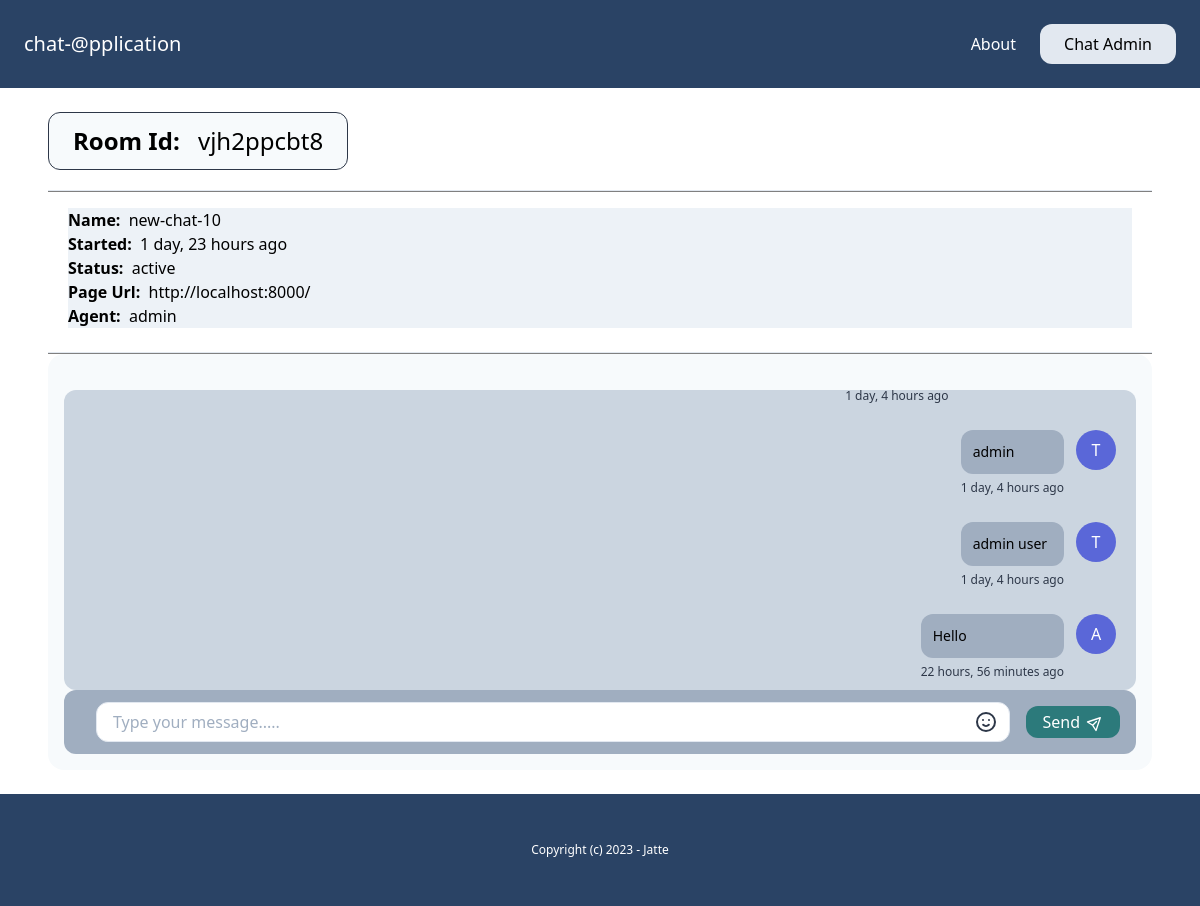
The page /admin-dashboard/room_details/vjh2ppcbt8/ (signed in) on the database as committed earlier.
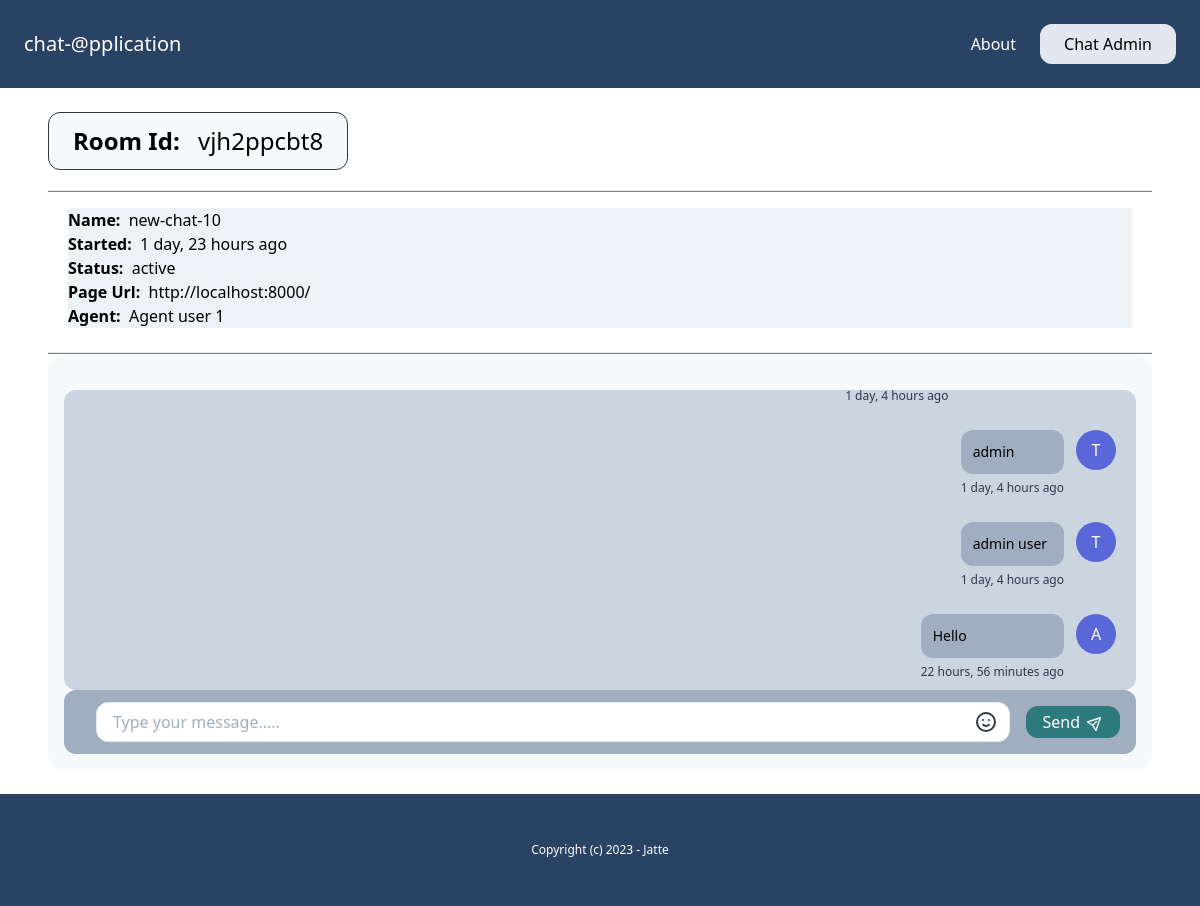
The same page on the database as committed later.
### chat/models.py (models this page shows, shortened)
class Room(models.Model):
    WAITING = "waiting"
    ACTIVE = "active"
    CLOSED = "closed"
    CHOICES_STATUS = (
        (WAITING, "waiting"),
        (ACTIVE, "active"),
        (CLOSED, "closed"),
    )
    uuid = models.CharField(max_length=255)
    client = models.CharField(max_length=255)
    agent = models.ForeignKey(User, null=True, blank=True, related_name="rooms", on_delete=models.CASCADE)
    messages = models.ManyToManyField(Message, blank=True)
    url = models.CharField(max_length=255, blank=True, null=True)
    status = models.CharField(max_length=20, choices=CHOICES_STATUS, default=WAITING)
    created_at = models.DateTimeField(auto_now_add=True)
    class Meta:
        ordering = ("-created_at",)

### account/models.py (models this page shows)
class User(AbstractBaseUser, PermissionsMixin):
    AGENT = 'agent'
    MANAGER = 'manager'
    ROLES_CHOICES = (
        (AGENT, 'Agent'),
        (MANAGER, 'Manager'),
    )
    id = models.UUIDField(primary_key=True, default=uuid.uuid4, editable=False)
    email = models.EmailField(unique=True)
    name = models.CharField(max_length=255, blank=True, default='')
    role = models.CharField(max_length=20, choices=ROLES_CHOICES, default=AGENT)
    is_active = models.BooleanField(default=True)
    is_superuser = models.BooleanField(default=False)
    is_staff = models.BooleanField(default=False)
    date_joined = models.DateTimeField(default=timezone.now)
    last_login = models.DateTimeField(blank=True, null=True)
    objects = CustomUserManager()
    USERNAME_FIELD = 'email'
    EMAIL_FIELD = 'email'
    REQUIRED_FIELDS = ['name']

### chat/views.py (the view)
# urls.py: path("admin-dashboard/room_details/<str:uuid>/", views.get_room_details, name="room_details"),
@login_required
def get_room_details(request, uuid):
    try:
        room = Room.objects.get(uuid=uuid)
        if room.agent == request.user or request.user.groups.first().name == "Manager" or (request.user.groups.first().name == "agent" and not room.agent):
            if request.user.groups.first().name == "agent" and room.status == Room.WAITING:
                room.status = Room.ACTIVE
                room.agent = request.user
                room.save()
                messages.info(request, f"{request.user.name} you are assigned as a agent for this chat room !!!!")
            return render(request, "chat/room_details.html", {"room": room})
        return render(request, "chat/room_details.html")
    except:
        return render(request, "chat/room_details.html")

### chat/templatetags/chat_tags.py (called while the page is built)
@register.filter(name="initials")
def initials(value):
    initials = ""
    for name in value.split(" "):
        if name:
            initials += name[0].upper()
    return initials

### chat/templates/chat/room_details.html (shortened to what the changed rows need)
{% extends "core/base.html" %}
{% load chat_tags %}
{% load static %}
{% block content %}
    {% if room %}
    <div>
        <h1 class="text-2xl border border-gray-800 rounded-xl max-w-[300px] p-3 bg-gray-100"><b class="mx-3">Room Id:</b> {{room.uuid}} </h1>
        <hr class="mt-5 text-black">
        <p class="mt-4 mx-5 bg-gray-200">
            <b>Name: &nbsp;</b>{{room.client}}<br>
            <b>Started: &nbsp;</b>{{room.created_at|timesince}} ago<br>
            <b>Status: &nbsp;</b>{{room.status}}<br>
            <b>Page Url: &nbsp;</b>{{room.url}}<br>
            <b>Agent: &nbsp;</b>{% firstof room.agent.name "None yet...."%}<br>
        </p>
        <hr class="mt-6">
        <div class="flex flex-col flex-auto flex-shrink-0 rounded-2xl bg-gray-100 h-full p-4">
            <div class="h-[300px] bg-gray-400 mt-5 overflow-scroll rounded-xl flex flex-col flex-grow" id="message_box">
                {% for message in room.messages.all %}
                    <div class="flex w-full max-w-md mt-2 space-x-3 {% if message.created_by %}ml-auto justify-end mx-5 {% endif %}">
                        <div class="my-2">
                            <div class="p-3 rounded-xl {% if message.created_by %}bg-gray-500{% else %}bg-white{% endif %}">
                                <p class="text-sm">{{message.content}}</p>
                            </div>
                            <span class="text-xs text-gray-800 leading-none">{{ message.created_at|timesince}} ago</span>
                        </div>
                        {% if message.created_by %}
                        <div class="flex-shrink-0 h-10 w-10 rounded-full bg-indigo-600 text-center text-white mx-3 my-2 pt-2">
                            {{message.created_by.name|initials}}
                        </div>
                        {% endif %}
                    </div>
                {% endfor %}
            </div>
            {% if room.status == "active" or request.user.groups.all.first.name == "Manager" %}
                <div class="flex flex-row items-center h-16 rounded-xl bg-gray-500 w-full px-4">
                    <div class="flex-grow ml-4">
                        <div class="relative w-full">
                            <input type="text" id="message_content"
                                class="flex w-full border rounded-xl focus:outline-none focus:border-indigo-800 pl-4 h-10" placeholder="Type your message....." />
                            <button
                                class="absolute flex items-center justify-center h-full w-12 right-0 top-0 text-gray-800 hover:text-gray-600">
                                <svg class="w-6 h-6" fill="none" stroke="currentColor" viewBox="0 0 24 24"
                                    xmlns="http://www.w3.org/2000/svg">
                                    <path stroke-linecap="round" stroke-linejoin="round" stroke-width="2"
                                        d="M14.828 14.828a4 4 0 01-5.656 0M9 10h.01M15 10h.01M21 12a9 9 0 11-18 0 9 9 0 0118 0z">
                                    </path>
                                </svg>
                            </button>
                        </div>
                    </div>
                    <div class="ml-4">
                        <button id="send_message"
                            class="flex items-center justify-center bg-teal-700 hover:bg-teal-800 rounded-xl text-white px-4 py-1 flex-shrink-0">
                            <span>Send</span>
                            <span class="ml-2">
                                <svg class="w-4 h-4 transform rotate-45 -mt-px" fill="none" stroke="currentColor"
                                    viewBox="0 0 24 24" xmlns="http://www.w3.org/2000/svg">
                                    <path stroke-linecap="round" stroke-linejoin="round" stroke-width="2"
                                        d="M12 19l9 2-9-18-9 18 9-2zm0 0v-8"></path>
                                </svg>
                            </span>
                        </button>
                    </div>
                </div>
            {% endif %}
        </div>
    </div>
    {% else %}
        <div class="mt-5">
            <p class="text-center text-3xl">You don't have a permission to view this chat room.</p>
        </div>
    {% endif %}
{% endblock %}

Rows that differ between the two databases and show on the page:
changed Room "vjh2ppcbt8": agent.name "admin" → "Agent user 1"
